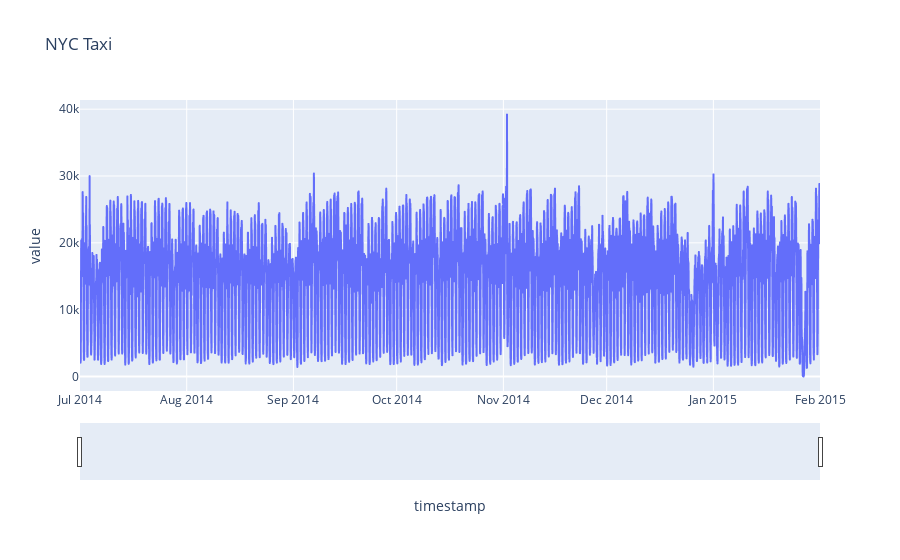

The cell this chart's notebook holds for it:
### Code cell
fig=px.line(df.reset_index(),x='timestamp',y='value',title="NYC Taxi")
fig.update_xaxes(
    rangeslider_visible=True
)
fig.show()

### Figure 1 — Plotly figure (JSON) as saved in the notebook; plotly's stock layout.template omitted (floating-point values rounded to 4 significant figures; data arrays with more than 128 entries replaced by an {"elided": "..."} marker saying what was removed)
{"data": [{"hovertemplate": "timestamp=%{x}<br>value=%{y}<extra></extra>", "legendgroup": "", "line": {"color": "#636efa", "dash": "solid"}, "marker": {"symbol": "circle"}, "mode": "lines", "name": "", "showlegend": false, "type": "scattergl", "x": {"elided": "10320 str values"}, "xaxis": "x", "y": {"elided": "10320 int values"}, "yaxis": "y"}], "layout": {"legend": {"tracegroupgap": 0}, "title": {"text": "NYC Taxi"}, "xaxis": {"anchor": "y", "domain": [0, 1], "rangeslider": {"visible": true}, "title": {"text": "timestamp"}}, "yaxis": {"anchor": "x", "domain": [0, 1], "title": {"text": "value"}}}}
